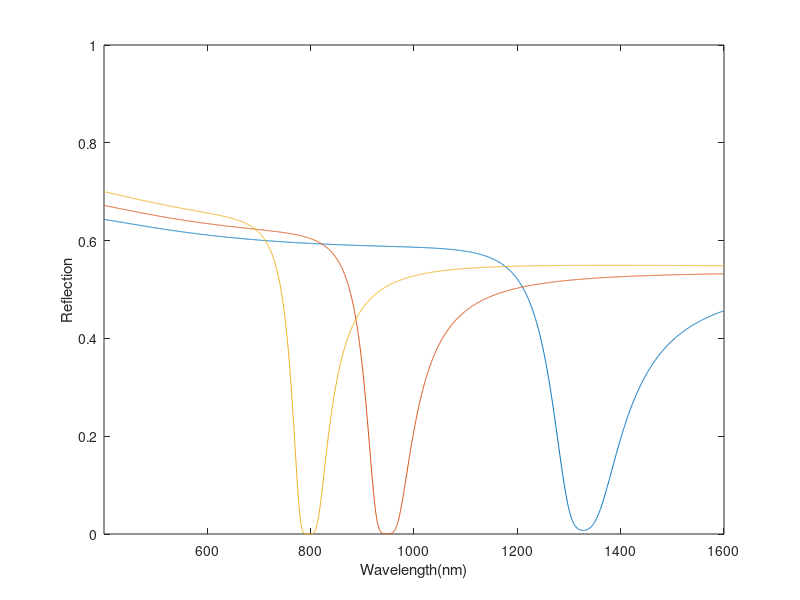

Reproduce this figure in MATLAB.

% clear
% clc

% basic parameter

lambda = linspace(400,1600,2000) * 1E-9;
theta = pi / 3;
n_core = 1.44;
n_clad = 1;
p_core = n_core^2;
p_clad = n_clad^2;
metal_t = 75E-9;
n_glass = 1.3;
p_glass = n_glass^2;
L = 50E-6;
D = 2E-6;


% metal

% permittivty
lambda_c = 8.9342E-6;
lambda_p = 1.6826E-7;
omega_p = 1.3388E16;
gamma = 7.07592E13;
eps_inf = 3.36174;

  
for d = linspace(pi/3.2,pi/3,3)
    
    theta = d;
    
%     n_core = d;
%     p_core = n_core^2;
    
    % layer 1: core

    q1 = sqrt(p_core - n_core^2 * sin(theta)) / p_core;
    % q1 = sqrt(1 / p_core) * cos(theta);
    
%     n_glass = d;
%     p_glass = n_glass^2;
    
    for i = 1:length(lambda)

    %     p_metal = 1 - (lambda(i)^2 * lambda_c) / (lambda_p^2 .* (lambda_c + 1i * lambda(i)));
        omega = 2 * pi * (2.99 * 1E8 / lambda(i));
        p_metal = eps_inf - omega_p^2 / (omega^2 + 1i * gamma * omega);

        % refractive
        n_metal = sqrt(p_metal);

        % layer 2: metal

        theta2 = asin(sin(theta) / (n_core / n_metal));
        q2 = sqrt(p_metal - n_core^2 * sin(theta)) / p_metal;
    %     q2 = sqrt(1 / p_metal) * cos(theta2);
        beta2 = 2 * pi * metal_t / lambda(i) * sqrt(p_metal - n_core^2 * sin(theta)^2);

        % layer 3: glass
        theta3 = asin(sin(theta2) / (n_metal / n_glass));
        q3 = sqrt(p_glass - n_core^2 * sin(theta)) / p_glass;
    %     q3 = sqrt(1 / p_glass) * cos(theta3);

        % transfer matrix

        m11 = cos(beta2);
        m12 = -1i * sin(beta2) / q2;
        m21 = -1i * q2 * sin(beta2);
        m22 = m11;

        % power

        p_trans = n_core^2 * sin(theta) * cos(theta) / (1 - n_core^2 * cos(theta)^2)^2;

        % reflection ratio

        r_p = ((m11 + m12 * q3) * q1 - (m21 + m22 * q3)) / ((m11 + m12 * q3) * q1 + (m21 + m22 * q3));
        R_p = abs(r_p)^2;
        Nef = L / (D * tan(theta));

        p(i) = R_p^Nef;
    end
    
    plot(lambda*1E9,p);
    hold on;
end
xlabel('Wavelength(nm)');
ylabel('Reflection');
axis([min(lambda)*1E9 max(lambda)*1E9 0 1]);

